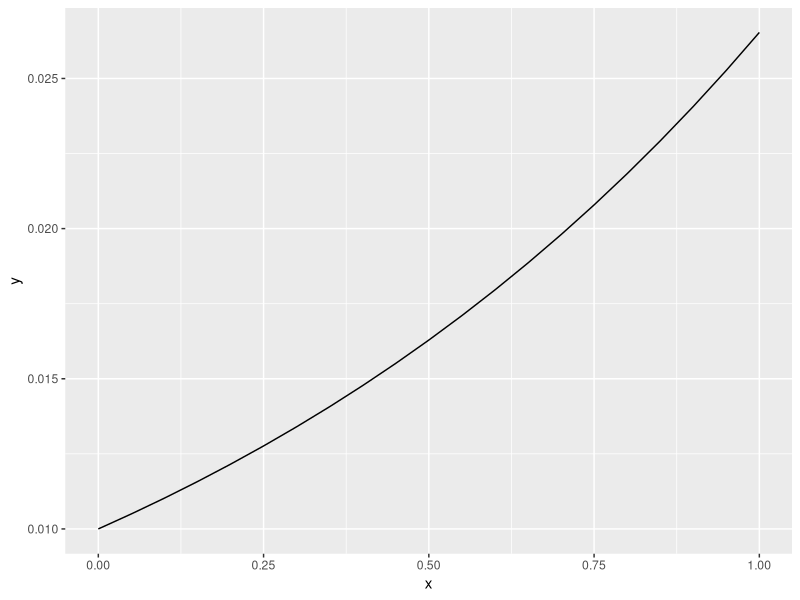

Write R code to recreate this figure.
library(tidyverse)
euler <- function(diff,x0,y0,n,h) {
  xs <- seq(x0, by = h, length.out = (n+1))
  ys <- rep(NA, (n+1))
  ys[1] <- y0
  for (i in 2:(n+1)) {
    ys[i] <- ys[i-1] + diff(xs[i-1], ys[i-1])*h
  }
  data_frame(x=xs, y=ys)
}

euler(function(x,y) y, 
      0, 0.01, 20, 0.05) %>% 
  ggplot(aes(x,y)) +
  geom_line()

